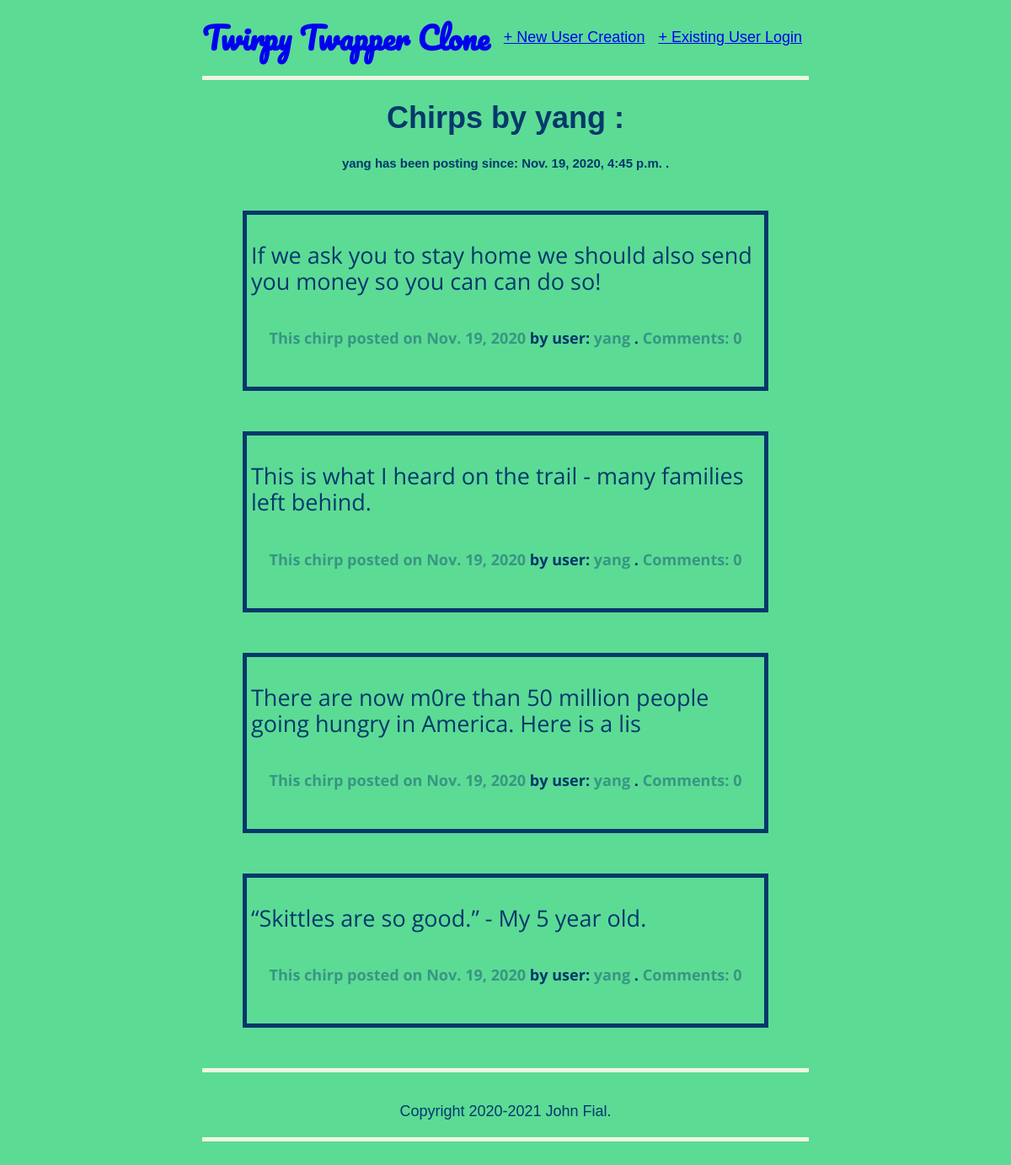
The page /users/yang/ on the database its author committed.
### posts_app/models.py (models this page shows, shortened)
class Post(models.Model):
    post_text = models.CharField(max_length=80)
    author = models.ForeignKey('auth.User', on_delete=models.CASCADE)
    created = models.DateField(auto_now_add=True)
    updated = models.DateField(auto_now=True) # useful, lookup
    class Meta:
        ordering = ['-created']

### users_app/views.py (the view)
# urls.py: path('<str:username>/', views.UserProfileView.as_view(), name='profile'),
class UserProfileView(generic.DetailView):
    model = User
    template_name = 'user_profile.html'
    def get_object(self):
        return get_object_or_404(User, username=self.kwargs['username'])

### templates/user_profile.html (shortened to what this page needs)
{% extends 'base.html' %}
{% block content %}
    <h1>
    Chirps by {{ object.username }} :
    </h1>
    <h5>
    {{ object.username }} has been posting since: {{ object.date_joined }} .
    </h5>
    {% for post in object.post_set.all %}
        <div class="chirp">
            <p> {{ post.post_text | linebreaks }} </p>
            <h6>
                <a href="{% url 'posts_app:detail' post.pk %}">This chirp posted on {{ post.created }}</a> by user: <a href="{% url 'users_app:profile' post.author.username %}">{{ post.author.username }} </a> .
                <a href="{% url 'posts_app:detail' post.pk %}">Comments: {{ post.comments.count }}</a>
            </h6>
        </div>
    {% endfor %}
{% endblock content %}

### static/css/main.css (style rules this page uses)
h1, h2, h3 , h4, h5, h6 { text-align: center; }
body { font-family: 'Libre Franklin', sans-serif; font-size: 18px; background-color: #5CDB95; color: #05386B; margin-left: 5%; margin-right: 5%; }
.chirp { font-family: 'Open Sans', sans-serif; font-size: 150%; margin: 3rem; padding: 5px; border: 5px solid #05386B; }
.chirp h6 a, .chirp h6 a:visited { text-decoration: none; color: #379683; }
.chirp p { font-weight: 400; }
@media (min-width: 700px) { body { margin-left: 15%; margin-right: 15%; } }
@media (min-width: 1000px) { body { margin-left: 20%; margin-right: 20%; } }

### rows shown on the page
Post: post_text "If we ask you to stay home we should also send you money so you can can do so!", created "Nov. 19, 2020", author.username "yang", comments.count "0"
Post: post_text "This is what I heard on the trail - many families left behind.", created "Nov. 19, 2020", author.username "yang", comments.count "0"
Post: post_text "There are now m0re than 50 million people going hungry in America. Here is a lis", created "Nov. 19, 2020", author.username "yang", comments.count "0"
Post: post_text "“Skittles are so good.” - My 5 year old.", created "Nov. 19, 2020", author.username "yang", comments.count "0"

### other values the page prints
{{ object.username }} "yang"
{{ object.date_joined }} "Nov. 19, 2020, 4:45 p.m."
